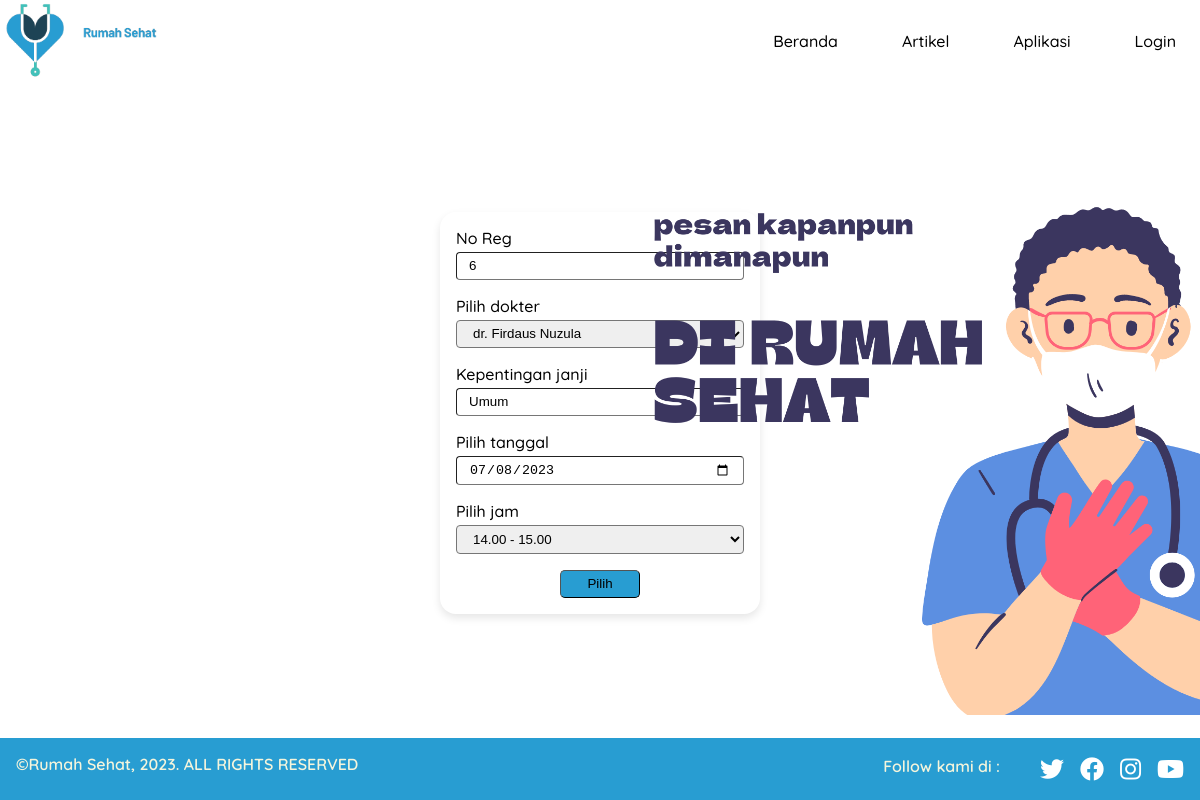
The app's page /waktu-rs.php?id=6 with its own data.
### tables this page shows
CREATE TABLE `rs` (
  `id_rs` int(20) NOT NULL AUTO_INCREMENT,
  `pilih_dokter` varchar(40) NOT NULL,
  `pilih_tanggal` date NOT NULL,
  `pilih_jam` varchar(15) NOT NULL,
  `janji_rs` varchar(25) NOT NULL,
  `id` varchar(20) NOT NULL,
  PRIMARY KEY (`id_rs`,`id`),
  KEY `id` (`id`),
  CONSTRAINT `rs_ibfk_1` FOREIGN KEY (`id`) REFERENCES `pengguna` (`id`) ON DELETE CASCADE ON UPDATE CASCADE
);

### waktu-rs.php (the view, shortened to what this page needs)
<?php
include './pages/koneksi.php';
$id= $_GET['id'];
$kode=mysqli_query($db,"SELECT * FROM rs WHERE id_rs='$id'");
$data=mysqli_fetch_assoc($kode);
?>
<!DOCTYPE html>
<html lang="id">
<head>
    <link rel="stylesheet" href="./css/style.css">
    <link rel="stylesheet" href="https://cdnjs.cloudflare.com/ajax/libs/font-awesome/5.15.4/css/all.min.css">
</head>
<body>
<header class="navbar-container">
    <div class="logo">
       <a href="index.php"><img src="./src/Rumah Sehat.png" alt="logo"></a>
    </div>
    <?php if (isset($_SESSION['status'])){?>
        <nav class="nav-list">
            <ul>
                <li><a href="index.php">Beranda</a></li>
                <li><a href="#">Artikel</a></li>
                <li><a href="reservasi_rs.php">Reservasi RS</a></li>
                <li><a href="reservasi_lab.php">Reservasi Lab</a></li>
                <li><a href="./pages/logout.php" onclick="alert('Anda Berhasil Logout!')">Logout</a></li>
            </ul>
        </nav>
        <?php } else{ ?>
        <nav class="nav-list">
            <ul>
                <li><a href="index.php">Beranda</a></li>
                <li><a href="#">Artikel</a></li>
                <li><a href="#">Aplikasi</a></li>
                <li><a href="login.php">Login</a></li>
            </ul>
        </nav>
        <?php } ?>
</header>
<main>
    <div class="form-container">
        <form action="./pages/edit-rs.php" method="post" class="warp">
            <label for="id_rs">
                <span>No Reg</span>
                <input type="text" name="id_rs" id="id_rs" value="<?php echo $data['id_rs']; ?>" readonly>
            </label>
            <label for="pilih_dokter">
                <span>Pilih dokter</span>
                <select name="pilih_dokter" id="pilih_dokter" class="goldar">
                        <option value="<?php echo $data['pilih_dokter']; ?>" readonly selected><?php echo $data['pilih_dokter']; ?></option>
                </select>
            </label>
            <label for="janji_rs">
            <span>Kepentingan janji</span>
                <input type="text" name="janji_rs" id="janji_rs" value="<?php echo $data['janji_rs']; ?>" readonly>
            </label>
            <label for="pilih_tanggal">
                <span>Pilih tanggal</span>
                <input type="date" name="pilih_tanggal" id="pilih_tanggal" value="<?php echo $data['pilih_tanggal']; ?>">
            </label>
            <label for="pilih_jam">
                <span>Pilih jam</span>
                <select name="pilih_jam" id="pilih_jam" class="goldar">
                <?php if ($data['janji_rs'] == "Umum"){?>
                        <option <?php echo $data['pilih_jam'] == '14.00 - 15.00' ? 'selected' : ''; ?>>14.00 - 15.00</option>
                    <?php } ?>
                </select>
            </label>
            <input type="submit" value="Pilih" name="Pilih" class="tombol">
        </form>
    </div>
    <aside>
        <img src="./src/desain3.png" alt="" class="desain">
    </aside>
</main>
<footer>
    <p>&copy;Rumah Sehat, 2023. ALL RIGHTS RESERVED</p>
    <div class="social-media">
        <p>Follow kami di :</p>
        <ul>
          <li><a href="#"><i class="fab fa-twitter"></i></a></li>
          <li><a href="#"><i class="fab fa-facebook"></i></a></li>
          <li><a href="#"><i class="fab fa-instagram"></i></a></li>
          <li><a href="#"><i class="fab fa-youtube"></i></a></li>
        </ul>
      </div>
</footer>
</body>
</html>

### css/style.css (style rules this page uses)
*, *::before, *::after { box-sizing: border-box; }
body { height: 100vh; font-family: 'Quicksand', sans-serif; margin: 0; display: flex; flex-direction: column; }
header.navbar-container { max-width: 1500px; width: 100%; margin-inline: auto; display: flex; justify-content: space-between; align-items: center; padding-bottom: 0.3rem; z-index: 999; }
header.navbar-container .logo img { width: 180px; }
header.navbar-container .nav-list ul { padding-left: 0; display: flex; justify-content: center; gap: 2rem 1rem; }
header.navbar-container .nav-list li { list-style-type: none; }
header.navbar-container .nav-list li a { text-decoration: none; font-size: 1rem; font-weight: 500; color: black; padding: .5rem 1.5rem; border-radius: 999px; transition: all .2s ease-in-out; }
main { max-width: 1200px; width: 100%; margin-inline: auto; padding: .4rem 4rem; flex: 1; display: flex; align-items: center; }
div.body-obat h2,p { margin-block: .5rem; text-align: center; }
main aside { position: fixed; inset-block: 0; inset-inline-end: 0; display: flex; }
main aside img { height: 70%; margin: auto; }
footer { display: flex; gap: 1rem 1rem; justify-content: space-between; z-index: 999; width: 100%; background-color: #289dd2; }
footer p { display: flex; gap: 1rem 1rem; color: beige; font-weight: 600; margin-inline-start: 1rem; margin-block: 1rem; }
div.social-media { display: flex; justify-content: center; }
div.social-media p { line-height: 25px; }
.social-media ul { display: flex; justify-content: center; gap: 1rem; margin-inline-end: 1rem; }
.social-media li { list-style-type: none; }
.social-media li a { text-decoration: none; font-size: 1.5rem; color: white; transition: all .1s ease-in-out; }
div.form-container { display: flex; flex: 1; }
form.warp { display: flex; flex-flow: column; width: 20rem; height: auto; margin: auto; padding: 1rem 1rem; border-radius: 1rem; box-shadow: 0 4px 8px rgba(0,0,0,.1); }
form.warp span { display: block; margin-bottom: .25rem; font-weight: 500; }
form.warp input { display: block; margin-bottom: 1rem; padding-block: .2rem; padding-inline: .75rem; line-height: 1.2rem; width: 100%; border-width: 1px; border-radius: .25rem; }
form.warp .tombol { border-radius: 5px; width: 5rem; margin: auto; background-color: #289dd2; cursor: pointer; }
form.warp .goldar { display: block; margin-bottom: 1rem; padding-block: .3rem; padding-inline: .75rem; line-height: 1.25rem; width: 100%; border-width: 1px; border-radius: .25rem; }
main aside img.desain { height: 70%; margin-top: 9.7rem; }

### records on screen
rs: id_rs "6", pilih_dokter "dr. Firdaus Nuzula", janji_rs "Umum", pilih_tanggal "07/08/2023", pilih_jam "14.00 - 15.00"
